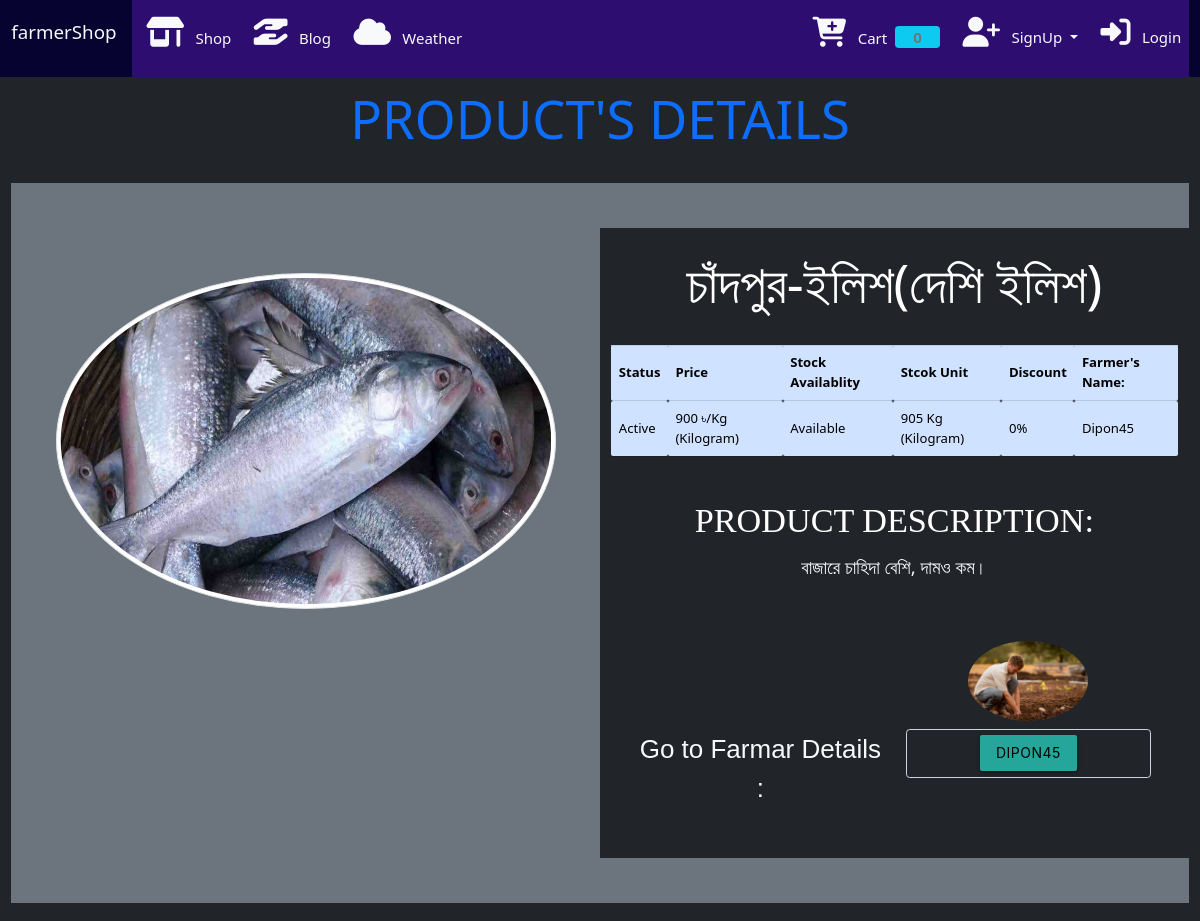
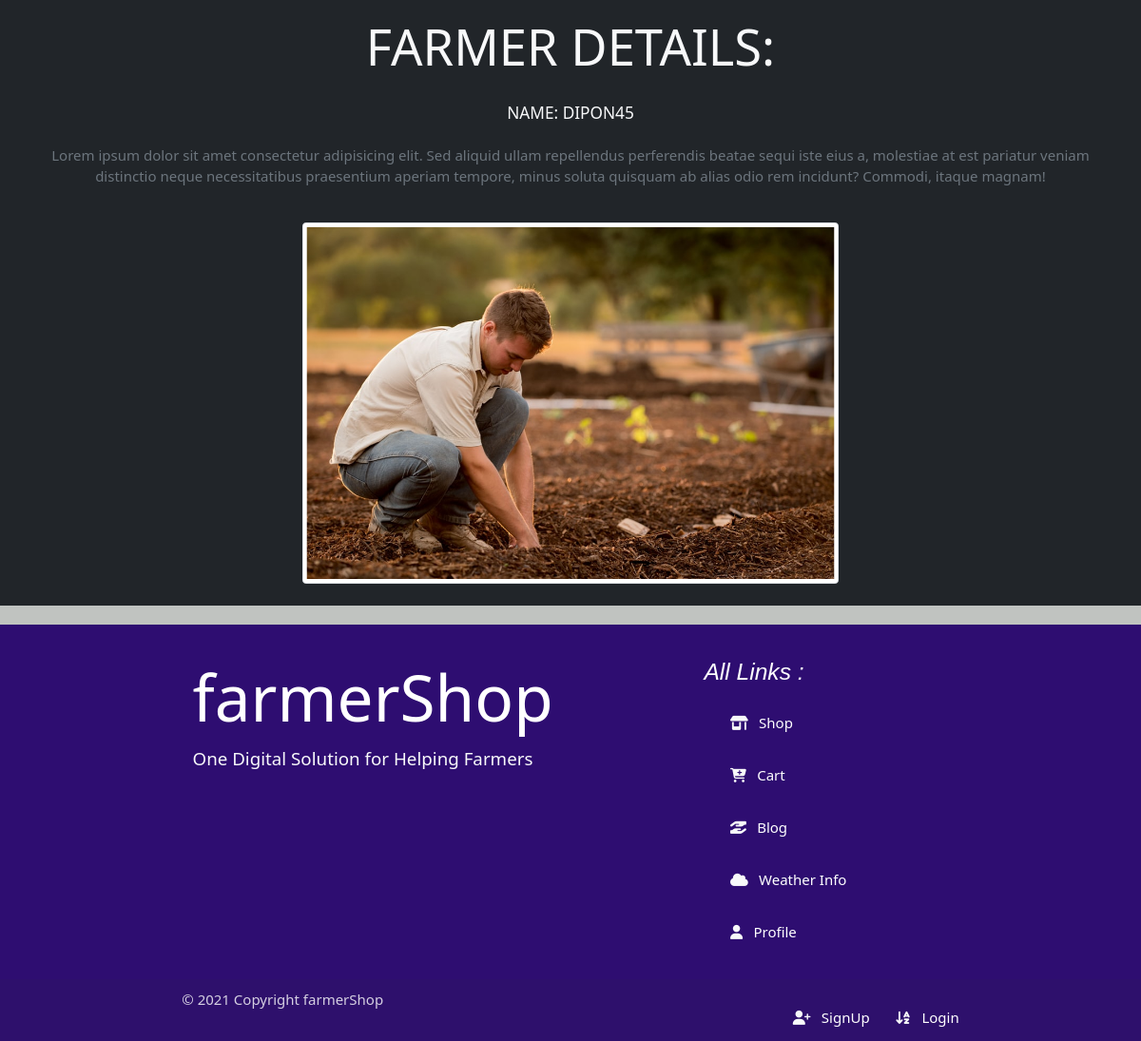
Page /viewPro/19 on the committed database (2 pictures, top to bottom).
### Store/models/products.py (models this page shows, shortened)
class Product(models.Model):
    name = models.CharField(max_length=50)
    category = models.ForeignKey(Category, on_delete=models.CASCADE,  default=1)
    unit= models.ForeignKey(Unit_Type, on_delete=models.CASCADE,  default='kg')
    Unit_price = models.IntegerField(default=0)
    quantity = models.IntegerField(default=0)
    description = models.CharField(max_length=200, default='', null=True, blank=True)
    image = models.ImageField(upload_to = 'upload/productsImg/')
    krishok = models.ForeignKey(User, limit_choices_to= { 'groups__name': 'Farmer'}, on_delete=models.CASCADE, default=1)

### Store/models/unit_type.py (models this page shows)
class Unit_Type(models.Model):
    unit_name = models.CharField(max_length=50)
    def __str__(self):
        return self.unit_name

### Store/models/userprofile.py (models this page shows, shortened)
class UserProfile(models.Model):
    user = models.OneToOneField(User, on_delete=models.CASCADE, null=True)
    address = models.TextField(max_length=300, blank=True, default='')
    national_id_no = models.CharField(max_length=50)
    phone = models.CharField(max_length=20)
    image = models.FileField(default = 'upload/pkrishokImage/blank.png', upload_to = 'upload/pkrishokImage/', blank=True)
    national_id = models.FileField(default= 'upload/IDImage/blank.png',upload_to = 'upload/IDImage/', blank=True)

### Store/views.py (the view)
# urls.py: path('viewPro/<int:pk>', ViewProduct.as_view(), name='productDetails'),
class ViewProduct(DetailView):
    queryset = Product.objects.all()
    products = Product.get_all_products()
    template_name = 'store/pro_details.html'

### Store/templatetags/custom_filter.py (called while the page is built)
@register.filter(name="currency")
def currency(price):
    return str(price)+" ৳"

@register.filter(name="available")
def available(number):
    if number == 1:
        return ' Only "1" product is available on stock'
    elif number==2:
        return ' Only "2" are available on stock'
    elif number == 3:
        return 'Only "3" products are available on stock'
    elif number > 3:
        return "Available"
    else:
        return 'Not Available'

### Store/templates/store/pro_details.html (shortened to what this page needs)
{% extends 'store/base.html' %}
{% block content %}
{% load cart %}
{% load custom_filter %}
    <div class="container-fluid bg-dark text-center line-height-3 m-0">
        <div class="row  ">
            <div class="col-lg-12 col-sm-12 ">
                <h4 class="display-4  text-center text-primary text-uppercase">Product's Details</h4>
            </div>
        </div>
        <div class="row bg-secondary py-5 mt-0">
            <div class="col-lg-6 col-sm-12 ">
                <img class="  d-block mx-auto img-thumbnail my-4 my-lg-5 rounded-circle img-fluid" src="{{object.image.url}}" alt="Image" height="400px" width="500px">
            </div>
            <div class=" col-sm-12 col-lg-6 text-center bg-dark">
                <p class="display-4 text-white mt-4">{{object.name}}</p>
                <hr>
                <table class=" small table table-bordered table-hover mt-3 text-center table-primary p-3">
                    <thead>
                        <tr>
                            <th>Status</th>
                            <th>Price</th>
                            <th>Stock Availablity</th>
                            <th>Stcok Unit</th>
                            <th>Discount</th>
                            <th>Farmer's Name:</th>
                        </tr>
                    </thead>
                    <tbody>
                        <tr>
                            <td>Active</td>
                            <td>{{object.Unit_price|currency}}/{{object.unit}}</td>
                            <td>{{object.quantity|available}}</td>
                            <td>{{object.quantity}} {{object.unit}}</td>
                            <td>0%</td>
                            <td>{{object.krishok.username}}</td>
                        </tr>
                    </tbody>
                </table>
               <h4 class=" mt-5  text-white text-uppercase" style="font-family:  Montserrat;">Product Description:</h4>
               <p class="lead mt-2 text-light">{{object.description}}</p>
               <div class="row mt-5 text-light p-3">
                <div class="col-lg-6">
                    <p class=" text-light  text-left" style="font-size: 26px; margin-top: 89px; font-family:  Arial, Helvetica, sans-serif; font-weight: 200;"> Go to Farmar Details :  </p>
                </div>
                <div class="col-lg-6">
                    <img src="{{object.krishok.userprofile.image.url}}" alt="picture" style="max-height:80px; max-width:50%; " class="rounded-circle img-fluid  ">
                    <form action="" method="POST" class="form-control bg-dark mt-2">
                            <button type="submit" class="btn btn-outline-success ">
                                <a href="{% url 'farmerDetails' object.krishok.id %}" style="color: black;">{{object.krishok.username}}</a>
                            </button>
                    </form>
                </div>
               </div>
            </div>
        </div>
        <div class="row bg-dark text-light">
                <div class=container">
                    <h4 class="display-4 my-3  text-uppercase">Farmer Details: </h4>
                    <h6 class=" p-3 mb-2 text-uppercase">Name: {{object.krishok.username}} </h6>
                    <p class="text-muted text-info ">Lorem ipsum dolor sit amet consectetur adipisicing elit. Sed aliquid ullam repellendus perferendis beatae sequi iste eius a, molestiae at est pariatur veniam distinctio neque necessitatibus praesentium aperiam tempore, minus soluta quisquam ab alias odio rem incidunt? Commodi, itaque magnam!
                    </p>
                        <img src="{{object.krishok.userprofile.image.url}}" alt="picture" style="max-height:380px; " class="rounded img-fluid img-thumbnail my-4">
                </div>
        </div>
    </div>
{% endblock %}

### rows in the picture
Product: image (picture), name "চাঁদপুর-ইলিশ(দেশি ইলিশ)", Unit_price "900 ৳", unit "Kg (Kilogram)", quantity|available "Available", quantity "905", krishok.username "Dipon45", description "বাজারে চাহিদা বেশি, দামও কম।", krishok.userprofile.image (picture), krishok.username "DIPON45"

### other values in the picture
{{ request.session.cart.keys|length }} "0"
